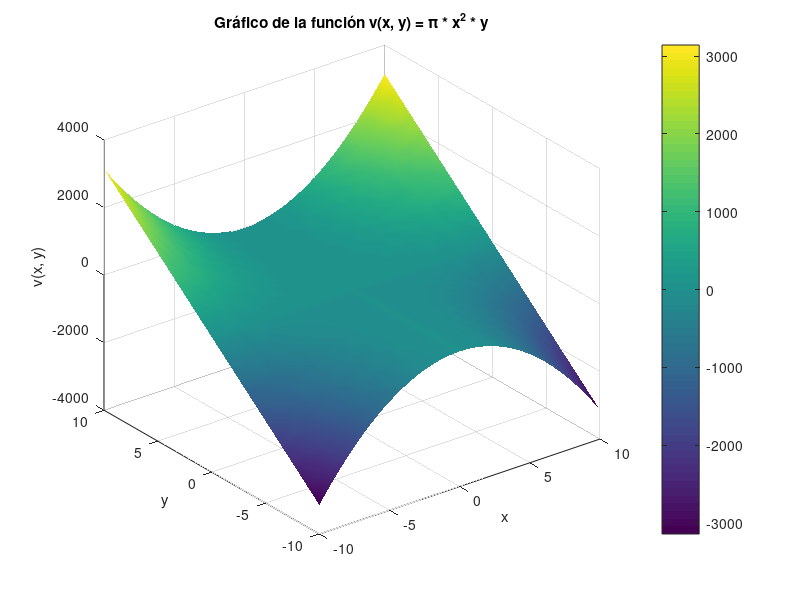

Recreate this plot in MATLAB.
% Definir el rango de x e y
[x, y] = meshgrid(-10:0.5:10, -10:0.5:10);

% Calcular la función v(x, y)
v = pi * x.^2 .* y;

% Crear el gráfico de superficie
figure;
surf(x, y, v);

% Etiquetas de los ejes
xlabel('x');
ylabel('y');
zlabel('v(x, y)');
title('Gráfico de la función v(x, y) = \pi * x^2 * y');

% Mejorar la visualización
colorbar;
shading interp;
